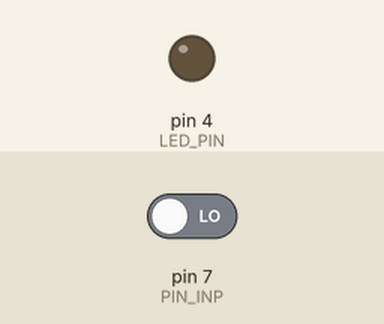
Recording of a sketch running on a simulated Arduino Uno, built with avr-gcc and run on an emulated ATmega328P. On the bench: output pins drawn as LEDs (lit = HIGH). Inputs (shaded band) come from the test bench; at power-on: pin 7 (PIN_INP) LOW.

Above: at 1.2 s.
1.3 s: pin 7 (PIN_INP) driven HIGH
At 1.6 s:
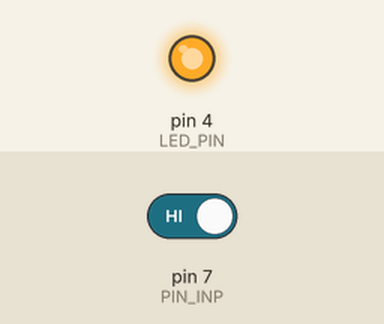
2.8 s: pin 7 (PIN_INP) driven LOW
At 4.0 s:
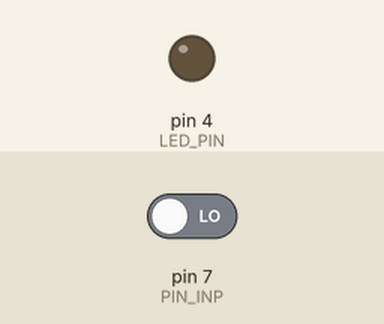
Timing chart, 0 to 5.8 s (numbered marks = the images above; inputs shaded):
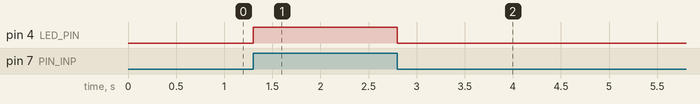

Measured:
- after the input at 1.3 s, pin 4 (LED_PIN): LOW → HIGH at once
- after the input at 2.8 s, pin 4 (LED_PIN): HIGH → LOW at once

The sketch:

sketch.ino
```cpp
#define LED_PIN 4
#define PIN_INP 7

// the setup function runs once when you press reset or power the board
void setup() {
  pinMode(LED_PIN, OUTPUT);
  pinMode(PIN_INP, INPUT);
}

// the loop function runs over and over again forever
void loop() {
  digitalWrite(LED_PIN, digitalRead(PIN_INP));
}
```
